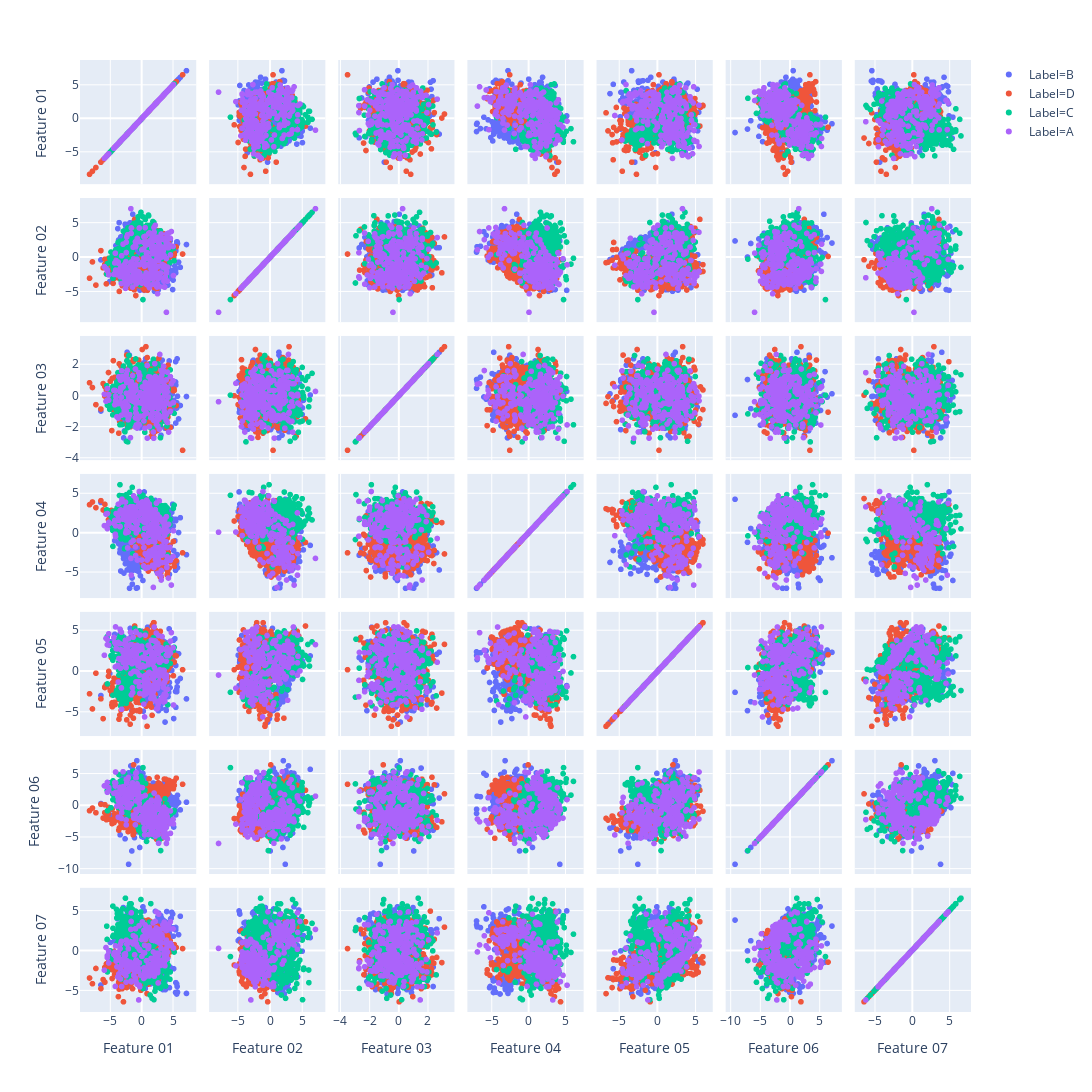

Source (notebook cell):
### Markdown cell above
Cool. Everything seems fine. One of the other tools for checking our data is visualizing the data. However, our data has more than 3 features, so we cannot directly visualize it (We can directly see only up to 3D). One good way to check for statistical shape of the data is to use a matrix of scatter plots. We can get a feel for the distribution of our data using that.

We are using data visualization tools from the plotly package. We are going to ask plotly to show us a scatter matrix. However, we care only to see the dimensions of the data that are features and the label part should be used to show different classes in different colours. Also, the plotly will try to fit the entire scatter matrix to the width of our screen and with data with high number features, we don't want that because it may give small pairwise scatter plots, so let's specify a size of 256 pixels for the size of each scatter plot. We ask plotly to create a figure for us and show it:

### Code cell
data_dimensions = df.columns[:-1].to_list()
figure_size = df.shape[1] * 256

fig = px.scatter_matrix(df, dimensions=data_dimensions, color='Label', width=figure_size, height=figure_size)
fig.show()

### Figure 1 — Plotly figure (JSON) as saved in the notebook; plotly's stock layout.template omitted (floating-point values rounded to 4 significant figures; data arrays with more than 128 entries replaced by an {"elided": "..."} marker saying what was removed)
{"data": [{"dimensions": [{"axis": {"matches": true}, "label": "Feature 01", "values": {"elided": "504 float values"}}, {"axis": {"matches": true}, "label": "Feature 02", "values": {"elided": "504 float values"}}, {"axis": {"matches": true}, "label": "Feature 03", "values": {"elided": "504 float values"}}, {"axis": {"matches": true}, "label": "Feature 04", "values": {"elided": "504 float values"}}, {"axis": {"matches": true}, "label": "Feature 05", "values": {"elided": "504 float values"}}, {"axis": {"matches": true}, "label": "Feature 06", "values": {"elided": "504 float values"}}, {"axis": {"matches": true}, "label": "Feature 07", "values": {"elided": "504 float values"}}], "hoverlabel": {"namelength": 0}, "hovertemplate": "Label=B<br>%{xaxis.title.text}=%{x}<br>%{yaxis.title.text}=%{y}", "legendgroup": "Label=B", "marker": {"color": "#636efa", "symbol": "circle"}, "name": "Label=B", "showlegend": true, "type": "splom"}, {"dimensions": [{"axis": {"matches": true}, "label": "Feature 01", "values": {"elided": "651 float values"}}, {"axis": {"matches": true}, "label": "Feature 02", "values": {"elided": "651 float values"}}, {"axis": {"matches": true}, "label": "Feature 03", "values": {"elided": "651 float values"}}, {"axis": {"matches": true}, "label": "Feature 04", "values": {"elided": "651 float values"}}, {"axis": {"matches": true}, "label": "Feature 05", "values": {"elided": "651 float values"}}, {"axis": {"matches": true}, "label": "Feature 06", "values": {"elided": "651 float values"}}, {"axis": {"matches": true}, "label": "Feature 07", "values": {"elided": "651 float values"}}], "hoverlabel": {"namelength": 0}, "hovertemplate": "Label=D<br>%{xaxis.title.text}=%{x}<br>%{yaxis.title.text}=%{y}", "legendgroup": "Label=D", "marker": {"color": "#EF553B", "symbol": "circle"}, "name": "Label=D", "showlegend": true, "type": "splom"}, {"dimensions": [{"axis": {"matches": true}, "label": "Feature 01", "values": {"elided": "457 float values"}}, {"axis": {"matches": true}, "label": "Feature 02", "values": {"elided": "457 float values"}}, {"axis": {"matches": true}, "label": "Feature 03", "values": {"elided": "457 float values"}}, {"axis": {"matches": true}, "label": "Feature 04", "values": {"elided": "457 float values"}}, {"axis": {"matches": true}, "label": "Feature 05", "values": {"elided": "457 float values"}}, {"axis": {"matches": true}, "label": "Feature 06", "values": {"elided": "457 float values"}}, {"axis": {"matches": true}, "label": "Feature 07", "values": {"elided": "457 float values"}}], "hoverlabel": {"namelength": 0}, "hovertemplate": "Label=C<br>%{xaxis.title.text}=%{x}<br>%{yaxis.title.text}=%{y}", "legendgroup": "Label=C", "marker": {"color": "#00cc96", "symbol": "circle"}, "name": "Label=C", "showlegend": true, "type": "splom"}, {"dimensions": [{"axis": {"matches": true}, "label": "Feature 01", "values": {"elided": "258 float values"}}, {"axis": {"matches": true}, "label": "Feature 02", "values": {"elided": "258 float values"}}, {"axis": {"matches": true}, "label": "Feature 03", "values": {"elided": "258 float values"}}, {"axis": {"matches": true}, "label": "Feature 04", "values": {"elided": "258 float values"}}, {"axis": {"matches": true}, "label": "Feature 05", "values": {"elided": "258 float values"}}, {"axis": {"matches": true}, "label": "Feature 06", "values": {"elided": "258 float values"}}, {"axis": {"matches": true}, "label": "Feature 07", "values": {"elided": "258 float values"}}], "hoverlabel": {"namelength": 0}, "hovertemplate": "Label=A<br>%{xaxis.title.text}=%{x}<br>%{yaxis.title.text}=%{y}", "legendgroup": "Label=A", "marker": {"color": "#ab63fa", "symbol": "circle"}, "name": "Label=A", "showlegend": true, "type": "splom"}], "layout": {"dragmode": "select", "height": 2048, "legend": {"tracegroupgap": 0}, "margin": {"t": 60}, "width": 2048}}
